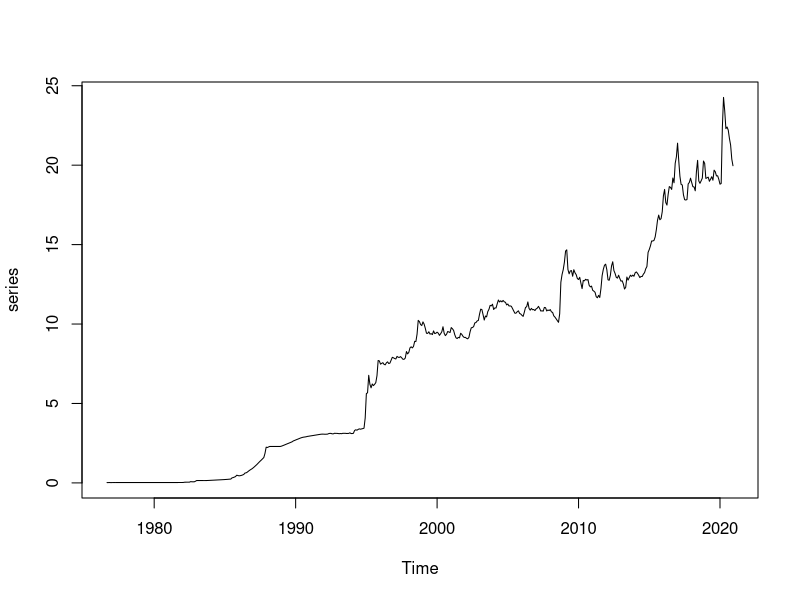

The R source for this figure:
# Limpiamos el entorno.
rm(list = ls(all.names = TRUE))
gc()

# Cargamos los datos.
original <- read.csv("Consulta_20210115-212725028-truncado.csv", header = F)

# Vemos algunos datos.
head(original)

n <- length(original$V1) 
promedios <- numeric()
fechas <- character()
fechas_teorica <- character()
suma <- 0
contador <- 0
mes <- 8
year <- 1976
for (i in 1:n) {
  suma <- suma + original$V2[i]
  contador <- contador + 1
  if ((i == n) | (months(as.Date(original$V1[i])) != months(as.Date(original$V1[i+1])))) {
    promedios <- append(promedios, suma/contador)
    suma <- 0
    contador <- 0
    mes <- (mes%%12) + 1
    if(mes == 1) {
      year <- year + 1 
    }
    fechas <- append(fechas, paste(year, mes, sep = "-"))
    fechas_teorica <- append(fechas_teorica, as.Date(original$V1[i],format="%d/%m/%Y"))
  }
}

nuevos_datos <- data.frame(fechas, fechas_teorica, promedios)
series <- ts(promedios, start = c(1976,9), frequency = 12)
plot(series)
